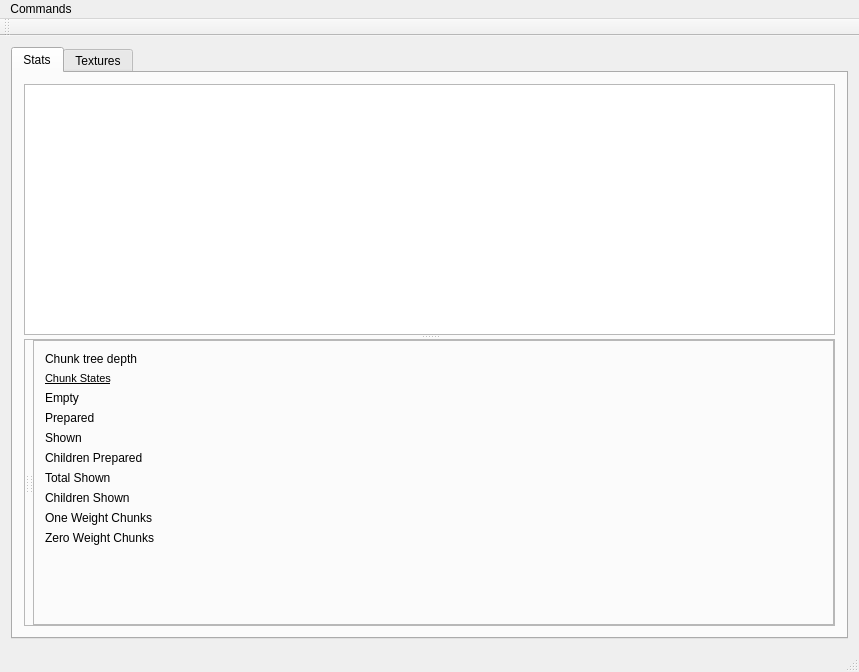
<?xml version="1.0" encoding="UTF-8"?>
<ui version="4.0">
 <class>Explore2RemoteClass</class>
 <widget class="QMainWindow" name="Explore2RemoteClass">
  <property name="geometry">
   <rect>
    <x>0</x>
    <y>0</y>
    <width>859</width>
    <height>672</height>
   </rect>
  </property>
  <property name="windowTitle">
   <string>Explore2Remote</string>
  </property>
  <widget class="QWidget" name="centralWidget">
   <layout class="QVBoxLayout" name="verticalLayout">
    <item>
     <widget class="QTabWidget" name="tabWidget">
      <property name="currentIndex">
       <number>0</number>
      </property>
      <widget class="QWidget" name="tab">
       <attribute name="title">
        <string>Stats</string>
       </attribute>
       <layout class="QHBoxLayout" name="horizontalLayout">
        <item>
         <widget class="QSplitter" name="splitter_2">
          <property name="orientation">
           <enum>Qt::Vertical</enum>
          </property>
          <widget class="QListWidget" name="listWidget">
           <property name="wordWrap">
            <bool>true</bool>
           </property>
          </widget>
          <widget class="QFrame" name="frame">
           <property name="sizePolicy">
            <sizepolicy hsizetype="Preferred" vsizetype="Preferred">
             <horstretch>0</horstretch>
             <verstretch>0</verstretch>
            </sizepolicy>
           </property>
           <property name="minimumSize">
            <size>
             <width>0</width>
             <height>100</height>
            </size>
           </property>
           <property name="frameShape">
            <enum>QFrame::StyledPanel</enum>
           </property>
           <property name="frameShadow">
            <enum>QFrame::Raised</enum>
           </property>
           <layout class="QVBoxLayout" name="verticalLayout_2">
            <property name="spacing">
             <number>0</number>
            </property>
            <property name="leftMargin">
             <number>0</number>
            </property>
            <property name="topMargin">
             <number>0</number>
            </property>
            <property name="rightMargin">
             <number>0</number>
            </property>
            <property name="bottomMargin">
             <number>0</number>
            </property>
            <item>
             <widget class="QwtCounter" name="graphTimeWindow" native="true">
              <property name="maximumSize">
               <size>
                <width>200</width>
                <height>16777215</height>
               </size>
              </property>
              <property name="value" stdset="0">
               <double>50.000000000000000</double>
              </property>
              <property name="minimum" stdset="0">
               <double>10.000000000000000</double>
              </property>
              <property name="maximum" stdset="0">
               <double>1000.000000000000000</double>
              </property>
              <property name="singleStep" stdset="0">
               <double>5.000000000000000</double>
              </property>
              <property name="basicstep" stdset="0">
               <double>0.000000000000000</double>
              </property>
              <property name="minValue" stdset="0">
               <double>0.000000000000000</double>
              </property>
              <property name="maxValue" stdset="0">
               <double>0.000000000000000</double>
              </property>
             </widget>
            </item>
            <item>
             <widget class="QSplitter" name="splitter_3">
              <property name="sizePolicy">
               <sizepolicy hsizetype="Preferred" vsizetype="MinimumExpanding">
                <horstretch>0</horstretch>
                <verstretch>0</verstretch>
               </sizepolicy>
              </property>
              <property name="orientation">
               <enum>Qt::Horizontal</enum>
              </property>
              <widget class="QSplitter" name="splitter">
               <property name="orientation">
                <enum>Qt::Horizontal</enum>
               </property>
               <widget class="QwtPlot" name="qwtPlotFPS">
                <property name="sizePolicy">
                 <sizepolicy hsizetype="Preferred" vsizetype="Ignored">
                  <horstretch>0</horstretch>
                  <verstretch>0</verstretch>
                 </sizepolicy>
                </property>
               </widget>
               <widget class="QwtPlot" name="qwtPlotFrameMS">
                <property name="sizePolicy">
                 <sizepolicy hsizetype="Preferred" vsizetype="Ignored">
                  <horstretch>0</horstretch>
                  <verstretch>0</verstretch>
                 </sizepolicy>
                </property>
                <property name="propertiesDocument" stdset="0">
                 <string notr="true"/>
                </property>
               </widget>
              </widget>
              <widget class="QFrame" name="frame_5">
               <property name="sizePolicy">
                <sizepolicy hsizetype="Minimum" vsizetype="Minimum">
                 <horstretch>0</horstretch>
                 <verstretch>0</verstretch>
                </sizepolicy>
               </property>
               <property name="minimumSize">
                <size>
                 <width>100</width>
                 <height>0</height>
                </size>
               </property>
               <property name="frameShape">
                <enum>QFrame::StyledPanel</enum>
               </property>
               <property name="frameShadow">
                <enum>QFrame::Raised</enum>
               </property>
               <layout class="QFormLayout" name="formLayout">
                <item row="0" column="0">
                 <widget class="QLabel" name="label">
                  <property name="text">
                   <string>Chunk tree depth</string>
                  </property>
                 </widget>
                </item>
                <item row="0" column="1">
                 <widget class="QLabel" name="chunkTreeDepth">
                  <property name="font">
                   <font>
                    <weight>75</weight>
                    <bold>true</bold>
                   </font>
                  </property>
                  <property name="text">
                   <string>&lt;unconnected&gt;</string>
                  </property>
                 </widget>
                </item>
                <item row="1" column="0">
                 <widget class="QLabel" name="label_2">
                  <property name="font">
                   <font>
                    <pointsize>8</pointsize>
                    <underline>true</underline>
                   </font>
                  </property>
                  <property name="text">
                   <string>Chunk States</string>
                  </property>
                 </widget>
                </item>
                <item row="2" column="0">
                 <widget class="QLabel" name="label_3">
                  <property name="text">
                   <string>Empty</string>
                  </property>
                 </widget>
                </item>
                <item row="2" column="1">
                 <widget class="QLabel" name="chunkState0Empty">
                  <property name="font">
                   <font>
                    <weight>75</weight>
                    <bold>true</bold>
                   </font>
                  </property>
                  <property name="text">
                   <string>&lt;unconnected&gt;</string>
                  </property>
                 </widget>
                </item>
                <item row="3" column="0">
                 <widget class="QLabel" name="label_4">
                  <property name="text">
                   <string>Prepared</string>
                  </property>
                 </widget>
                </item>
                <item row="3" column="1">
                 <widget class="QLabel" name="chunkState1Prepared">
                  <property name="font">
                   <font>
                    <weight>75</weight>
                    <bold>true</bold>
                   </font>
                  </property>
                  <property name="text">
                   <string>&lt;unconnected&gt;</string>
                  </property>
                 </widget>
                </item>
                <item row="4" column="0">
                 <widget class="QLabel" name="label_5">
                  <property name="text">
                   <string>Shown</string>
                  </property>
                 </widget>
                </item>
                <item row="4" column="1">
                 <widget class="QLabel" name="chunkState2Shown">
                  <property name="font">
                   <font>
                    <weight>75</weight>
                    <bold>true</bold>
                   </font>
                  </property>
                  <property name="text">
                   <string>&lt;unconnected&gt;</string>
                  </property>
                 </widget>
                </item>
                <item row="5" column="0">
                 <widget class="QLabel" name="label_6">
                  <property name="text">
                   <string>Children Prepared</string>
                  </property>
                 </widget>
                </item>
                <item row="5" column="1">
                 <widget class="QLabel" name="chunkState3ChildrenPrepared">
                  <property name="font">
                   <font>
                    <weight>75</weight>
                    <bold>true</bold>
                   </font>
                  </property>
                  <property name="text">
                   <string>&lt;unconnected&gt;</string>
                  </property>
                 </widget>
                </item>
                <item row="6" column="0">
                 <widget class="QLabel" name="label_9">
                  <property name="text">
                   <string>Total Shown</string>
                  </property>
                 </widget>
                </item>
                <item row="6" column="1">
                 <widget class="QLabel" name="chunkTotalShown">
                  <property name="font">
                   <font>
                    <weight>75</weight>
                    <bold>true</bold>
                   </font>
                  </property>
                  <property name="text">
                   <string>&lt;unconnected&gt;</string>
                  </property>
                 </widget>
                </item>
                <item row="7" column="0">
                 <widget class="QLabel" name="label_7">
                  <property name="text">
                   <string>Children Shown</string>
                  </property>
                 </widget>
                </item>
                <item row="7" column="1">
                 <widget class="QLabel" name="chunkState4ChildrenShown">
                  <property name="font">
                   <font>
                    <weight>75</weight>
                    <bold>true</bold>
                   </font>
                  </property>
                  <property name="text">
                   <string>&lt;unconnected&gt;</string>
                  </property>
                 </widget>
                </item>
                <item row="8" column="0">
                 <widget class="QLabel" name="label_8">
                  <property name="text">
                   <string>One Weight Chunks</string>
                  </property>
                 </widget>
                </item>
                <item row="8" column="1">
                 <widget class="QLabel" name="chunkOneWeightCount">
                  <property name="font">
                   <font>
                    <weight>75</weight>
                    <bold>true</bold>
                   </font>
                  </property>
                  <property name="text">
                   <string>&lt;unconnected&gt;</string>
                  </property>
                 </widget>
                </item>
                <item row="9" column="0">
                 <widget class="QLabel" name="label_10">
                  <property name="text">
                   <string>Zero Weight Chunks</string>
                  </property>
                 </widget>
                </item>
                <item row="9" column="1">
                 <widget class="QLabel" name="chunkZeroWeightCount">
                  <property name="font">
                   <font>
                    <weight>75</weight>
                    <bold>true</bold>
                   </font>
                  </property>
                  <property name="text">
                   <string>&lt;unconnected&gt;</string>
                  </property>
                 </widget>
                </item>
               </layout>
              </widget>
             </widget>
            </item>
           </layout>
          </widget>
         </widget>
        </item>
       </layout>
      </widget>
      <widget class="QWidget" name="tab_2">
       <attribute name="title">
        <string>Textures</string>
       </attribute>
       <layout class="QHBoxLayout" name="horizontalLayout_3">
        <item>
         <widget class="QSplitter" name="splitter_4">
          <property name="orientation">
           <enum>Qt::Horizontal</enum>
          </property>
          <widget class="QWidget" name="layoutWidget">
           <layout class="QVBoxLayout" name="verticalLayout_4">
            <item>
             <layout class="QHBoxLayout" name="horizontalLayout_2">
              <item>
               <widget class="QPushButton" name="updateButton">
                <property name="text">
                 <string>Update</string>
                </property>
               </widget>
              </item>
              <item>
               <spacer name="horizontalSpacer">
                <property name="orientation">
                 <enum>Qt::Horizontal</enum>
                </property>
                <property name="sizeHint" stdset="0">
                 <size>
                  <width>40</width>
                  <height>20</height>
                 </size>
                </property>
               </spacer>
              </item>
             </layout>
            </item>
            <item>
             <widget class="QTreeWidget" name="textureTreeWidget">
              <property name="sizePolicy">
               <sizepolicy hsizetype="Preferred" vsizetype="Expanding">
                <horstretch>0</horstretch>
                <verstretch>0</verstretch>
               </sizepolicy>
              </property>
              <column>
               <property name="text">
                <string>ID</string>
               </property>
              </column>
              <column>
               <property name="text">
                <string>Name</string>
               </property>
              </column>
              <column>
               <property name="text">
                <string>Type</string>
               </property>
              </column>
              <column>
               <property name="text">
                <string>Width</string>
               </property>
              </column>
              <column>
               <property name="text">
                <string>Height</string>
               </property>
              </column>
              <column>
               <property name="text">
                <string>Depth</string>
               </property>
              </column>
              <column>
               <property name="text">
                <string>Type</string>
               </property>
              </column>
             </widget>
            </item>
           </layout>
          </widget>
          <widget class="QWidget" name="layoutWidget">
           <layout class="QVBoxLayout" name="verticalLayout_3">
            <item>
             <layout class="QHBoxLayout" name="horizontalLayout_5">
              <item>
               <widget class="QPushButton" name="scaleAutoButton">
                <property name="text">
                 <string>Auto</string>
                </property>
                <property name="checkable">
                 <bool>true</bool>
                </property>
                <property name="checked">
                 <bool>true</bool>
                </property>
                <property name="autoExclusive">
                 <bool>true</bool>
                </property>
                <attribute name="buttonGroup">
                 <string notr="true">textureScaleModeGroup</string>
                </attribute>
               </widget>
              </item>
              <item>
               <widget class="QPushButton" name="scale0_255Button">
                <property name="text">
                 <string>0-255</string>
                </property>
                <property name="checkable">
                 <bool>true</bool>
                </property>
                <property name="checked">
                 <bool>false</bool>
                </property>
                <property name="autoExclusive">
                 <bool>true</bool>
                </property>
                <attribute name="buttonGroup">
                 <string notr="true">textureScaleModeGroup</string>
                </attribute>
               </widget>
              </item>
              <item>
               <widget class="QPushButton" name="scale0_1Button">
                <property name="text">
                 <string>0-1</string>
                </property>
                <property name="checkable">
                 <bool>true</bool>
                </property>
                <property name="autoExclusive">
                 <bool>true</bool>
                </property>
                <attribute name="buttonGroup">
                 <string notr="true">textureScaleModeGroup</string>
                </attribute>
               </widget>
              </item>
              <item>
               <spacer name="horizontalSpacer_2">
                <property name="orientation">
                 <enum>Qt::Horizontal</enum>
                </property>
                <property name="sizeHint" stdset="0">
                 <size>
                  <width>40</width>
                  <height>20</height>
                 </size>
                </property>
               </spacer>
              </item>
              <item>
               <widget class="QPushButton" name="scaleCustomButton">
                <property name="text">
                 <string>Custom</string>
                </property>
                <property name="checkable">
                 <bool>true</bool>
                </property>
                <property name="autoExclusive">
                 <bool>true</bool>
                </property>
                <attribute name="buttonGroup">
                 <string notr="true">textureScaleModeGroup</string>
                </attribute>
               </widget>
              </item>
              <item>
               <widget class="QDoubleSpinBox" name="customLowerDoubleSpinBox">
                <property name="decimals">
                 <number>6</number>
                </property>
                <property name="minimum">
                 <double>-999999999.000000000000000</double>
                </property>
                <property name="maximum">
                 <double>999999999.000000000000000</double>
                </property>
               </widget>
              </item>
              <item>
               <widget class="QDoubleSpinBox" name="customUpperDoubleSpinBox">
                <property name="decimals">
                 <number>6</number>
                </property>
                <property name="minimum">
                 <double>-999999999.000000000000000</double>
                </property>
                <property name="maximum">
                 <double>999999999.000000000000000</double>
                </property>
                <property name="value">
                 <double>1.000000000000000</double>
                </property>
               </widget>
              </item>
             </layout>
            </item>
            <item>
             <layout class="QHBoxLayout" name="horizontalLayout_4">
              <item>
               <widget class="QLabel" name="label_11">
                <property name="text">
                 <string>Layer</string>
                </property>
               </widget>
              </item>
              <item>
               <widget class="QSlider" name="textureLayerSlider">
                <property name="maximum">
                 <number>0</number>
                </property>
                <property name="orientation">
                 <enum>Qt::Horizontal</enum>
                </property>
                <property name="tickPosition">
                 <enum>QSlider::TicksBothSides</enum>
                </property>
               </widget>
              </item>
              <item>
               <widget class="QLabel" name="layerLabel">
                <property name="text">
                 <string>0</string>
                </property>
               </widget>
              </item>
             </layout>
            </item>
            <item>
             <widget class="UglyGraphicsView" name="textureGraphicsView">
              <property name="sizePolicy">
               <sizepolicy hsizetype="MinimumExpanding" vsizetype="MinimumExpanding">
                <horstretch>0</horstretch>
                <verstretch>0</verstretch>
               </sizepolicy>
              </property>
              <property name="backgroundBrush">
               <brush brushstyle="SolidPattern">
                <color alpha="255">
                 <red>72</red>
                 <green>72</green>
                 <blue>72</blue>
                </color>
               </brush>
              </property>
             </widget>
            </item>
           </layout>
          </widget>
         </widget>
        </item>
       </layout>
      </widget>
     </widget>
    </item>
   </layout>
  </widget>
  <widget class="QMenuBar" name="menuBar">
   <property name="geometry">
    <rect>
     <x>0</x>
     <y>0</y>
     <width>859</width>
     <height>21</height>
    </rect>
   </property>
   <widget class="QMenu" name="menuCommands">
    <property name="title">
     <string>Commands</string>
    </property>
    <addaction name="actionReload_Effects"/>
   </widget>
   <addaction name="menuCommands"/>
  </widget>
  <widget class="QToolBar" name="mainToolBar">
   <attribute name="toolBarArea">
    <enum>TopToolBarArea</enum>
   </attribute>
   <attribute name="toolBarBreak">
    <bool>false</bool>
   </attribute>
  </widget>
  <widget class="QStatusBar" name="statusBar"/>
  <action name="actionReload_Effects">
   <property name="text">
    <string>Reload Effects</string>
   </property>
  </action>
 </widget>
 <layoutdefault spacing="6" margin="11"/>
 <customwidgets>
  <customwidget>
   <class>QwtPlot</class>
   <extends>QFrame</extends>
   <header>qwt_plot.h</header>
   <container>1</container>
  </customwidget>
  <customwidget>
   <class>QwtCounter</class>
   <extends>QWidget</extends>
   <header>qwt_counter.h</header>
  </customwidget>
  <customwidget>
   <class>UglyGraphicsView</class>
   <extends>QGraphicsView</extends>
   <header>Ugly/uglygraphicsview.h</header>
  </customwidget>
 </customwidgets>
 <resources>
  <include location="explore2remote.qrc"/>
 </resources>
 <connections/>
 <buttongroups>
  <buttongroup name="textureScaleModeGroup"/>
 </buttongroups>
</ui>
